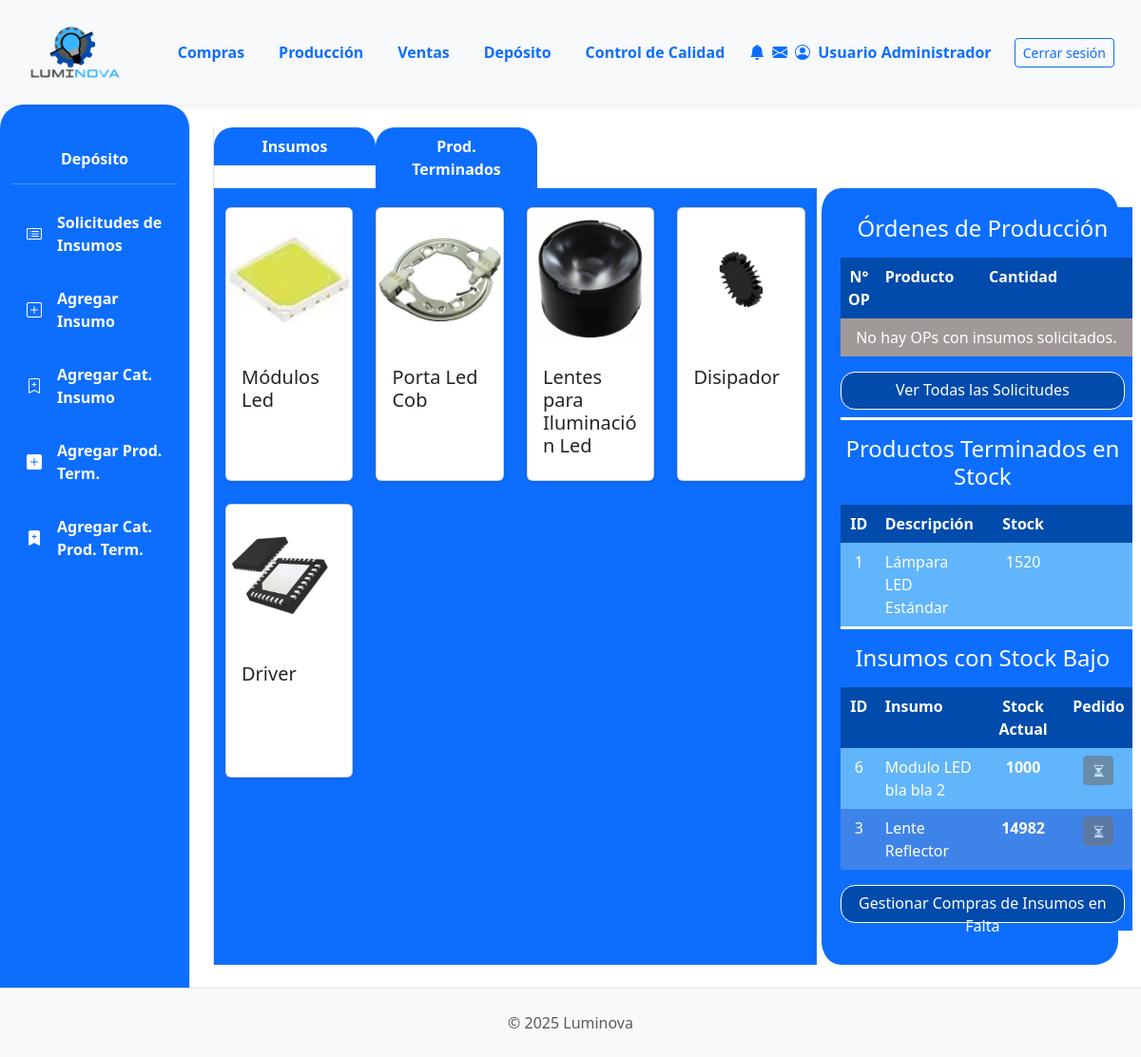
The page /deposito/ (signed in) on the database as committed earlier.
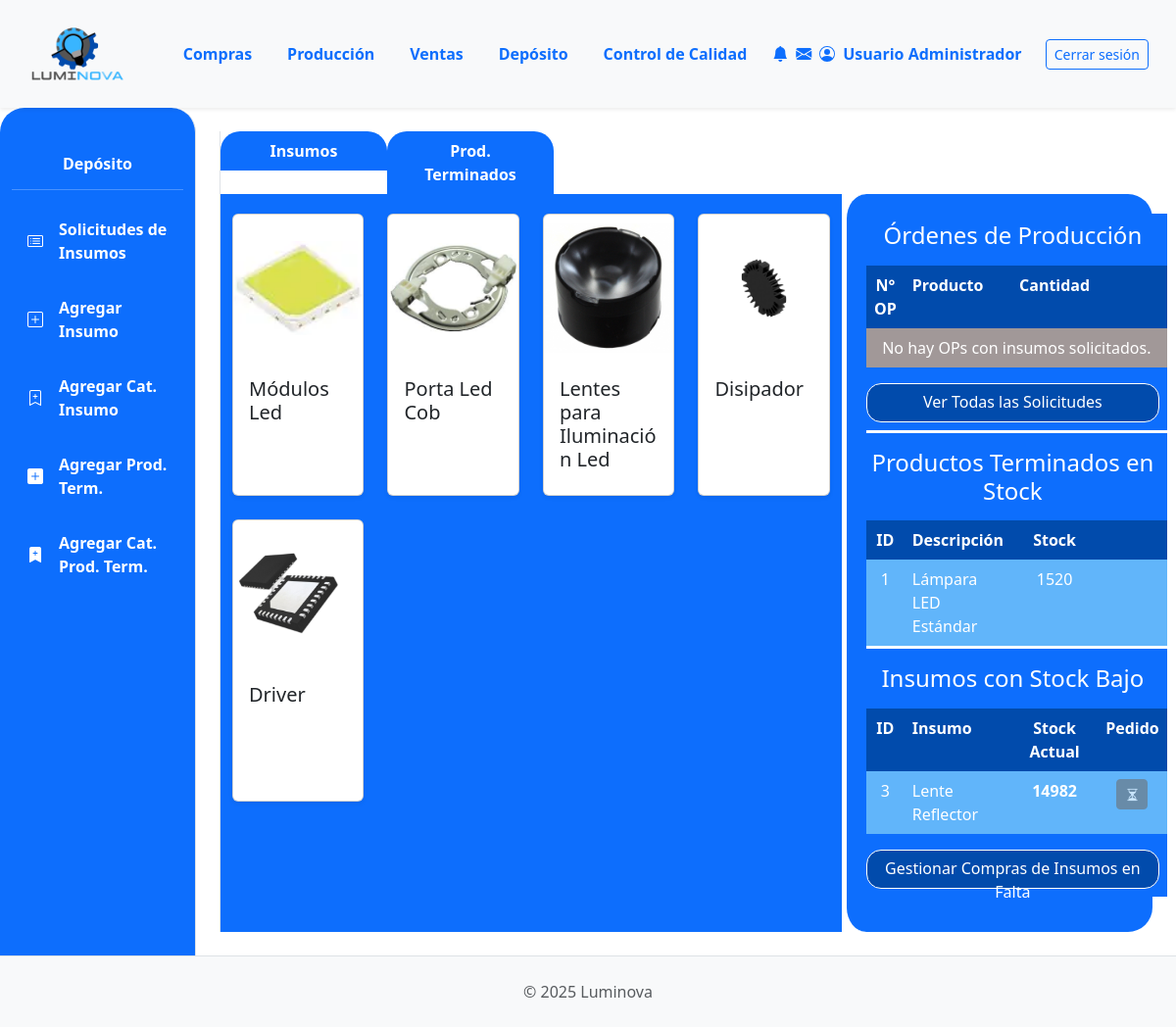
The same page on the database as committed later.
### App_LUMINOVA/models.py (models this page shows, shortened)
class CategoriaInsumo(models.Model):
    nombre = models.CharField(
        max_length=100, unique=True, verbose_name="Nombre Categoría Insumo"
    )  # Aumentado max_length
    imagen = models.ImageField(upload_to="categorias_insumos/", null=True, blank=True)
    class Meta:
        verbose_name = "Categoría de Insumo"
        verbose_name_plural = "Categorías de Insumos"

class ProductoTerminado(models.Model):
    descripcion = models.CharField(max_length=255)  # Aumentado max_length
    categoria = models.ForeignKey(
        CategoriaProductoTerminado,
        on_delete=models.PROTECT,
        related_name="productos_terminados",
    )
    precio_unitario = models.DecimalField(max_digits=10, decimal_places=2, default=0.00)
    stock = models.IntegerField(default=0)
    modelo = models.CharField(max_length=50, blank=True, null=True)
    potencia = models.IntegerField(blank=True, null=True)
    acabado = models.CharField(max_length=50, blank=True, null=True)
    color_luz = models.CharField(max_length=50, blank=True, null=True)
    material = models.CharField(max_length=50, blank=True, null=True)
    imagen = models.ImageField(null=True, blank=True, upload_to="productos_terminados/")

class Insumo(models.Model):
    descripcion = models.CharField(max_length=255)
    categoria = models.ForeignKey(
        CategoriaInsumo, on_delete=models.PROTECT, related_name="insumos"
    )
    fabricante = models.CharField(max_length=100, blank=True)
    fabricante = models.ForeignKey(
        Fabricante,
        on_delete=models.SET_NULL,  # O models.PROTECT si no quieres que se borre el insumo si se borra el fabricante
        null=True,
        blank=True,  # Permite insumos sin fabricante asignado o si es desconocido
        related_name="insumos_fabricados",
    )
    imagen = models.ImageField(null=True, blank=True, upload_to="insumos/")
    stock = models.IntegerField(default=0)
    cantidad_en_pedido = models.PositiveIntegerField(
    default=0,
    verbose_name="Cantidad en Pedido",
    blank=True,
    null=True # PERMITIR NULL EN LA BASE DE DATOS
)

### App_LUMINOVA/views.py (the view)
# urls.py: path('deposito/', deposito_view, name='deposito_view'),
@login_required
def deposito_view(request):
    logger.info("--- deposito_view: INICIO ---")
    categorias_I = CategoriaInsumo.objects.all()
    categorias_PT = CategoriaProductoTerminado.objects.all()
    ops_pendientes_deposito_list = OrdenProduccion.objects.none()
    ops_pendientes_deposito_count = 0
    try:
        estado_sol = EstadoOrden.objects.filter(nombre__iexact='Insumos Solicitados').first()
        if estado_sol:
            ops_pendientes_deposito_list = OrdenProduccion.objects.filter(
                estado_op=estado_sol
            ).select_related('producto_a_producir').order_by('fecha_solicitud')
            ops_pendientes_deposito_count = ops_pendientes_deposito_list.count()
            logger.info(f"Deposito_view (OPs): Encontradas {ops_pendientes_deposito_count} OPs pendientes (estado: '{estado_sol.nombre}').")
        else:
            messages.warning(request, "Configuración: El estado 'Insumos Solicitados' para OP no se encontró en la base de datos. La lista de OPs pendientes no se poblará.")
            logger.warning("Deposito_view (OPs): Estado 'Insumos Solicitados' NO encontrado.")
    except Exception as e_op: # Captura de excepción más genérica
        messages.error(request, f"Error al cargar OPs pendientes para depósito: {e_op}")
        logger.error(f"Deposito_view (OPs): Excepción al cargar OPs: {e_op}")
    productos_terminados_con_stock = ProductoTerminado.objects.filter(stock__gt=0).order_by('-stock', 'descripcion')
    logger.info(f"Deposito_view (PTs): Productos terminados con stock > 0 encontrados: {productos_terminados_con_stock.count()}")
    UMBRAL_STOCK_BAJO_INSUMOS = 15000
    insumos_con_stock_bajo = Insumo.objects.filter(stock__lt=UMBRAL_STOCK_BAJO_INSUMOS).order_by('stock', 'descripcion')
    logger.info(f"Deposito_view: Insumos con stock bajo (<{UMBRAL_STOCK_BAJO_INSUMOS}) encontrados: {insumos_con_stock_bajo.count()}")
    if insumos_con_stock_bajo.exists():
        for ins_debug in insumos_con_stock_bajo:
            logger.info(f"  -> Insumo bajo stock: {ins_debug.descripcion}, Stock: {ins_debug.stock}, ID: {ins_debug.id}")
    else:
        logger.info("  -> No se encontraron insumos con stock por debajo del umbral.")
    context = {
        'categorias_I': categorias_I,
        'categorias_PT': categorias_PT,
        'ops_pendientes_deposito_list': ops_pendientes_deposito_list,
        'ops_pendientes_deposito_count': ops_pendientes_deposito_count,
        'productos_terminados_en_stock_list': productos_terminados_con_stock,
        'insumos_con_stock_bajo_list': insumos_con_stock_bajo, # Esta es la lista clave
        'umbral_stock_bajo': UMBRAL_STOCK_BAJO_INSUMOS,
    }
    logger.info(f"Deposito_view: Contexto final - pt_stock_count={productos_terminados_con_stock.count()}, insumos_bajos_count={insumos_con_stock_bajo.count()}")
    return render(request, 'deposito/deposito.html', context)

### App_LUMINOVA/templates/deposito/deposito.html (shortened to what the changed rows need)
{% extends 'padre.html' %}
{% load static %}
{% load django_bootstrap5 %}
{% block content %}
<div class="row mx-auto border-start">
    <div class="col-md-8 bg-primary" style="padding-top: 20px; padding-bottom: 20px;">
        <div id="insumos-content" class="row row-cols-1 row-cols-sm-2 row-cols-md-3 row-cols-lg-4 g-4">
            {% for categoria in categorias_I %}
            {% if categoria %}
            <div class="col">
                <div class="card shadow-sm h-100">
                    <a href="{% url 'App_LUMINOVA:categoria_i_detail' categoria.id %}"
                        class="text-decoration-none text-dark d-flex flex-column h-100">
                        {% if categoria.imagen %}
                        <img src="{{categoria.imagen.url}}" class="card-img-top object-fit-contain"
                            alt="{{categoria.nombre}}" style="height: 150px;">
                        {% else %}
                        <img src="{% static 'img/placeholder.png' %}" class="card-img-top object-fit-contain"
                            alt="Imagen no disponible" style="height: 150px;">
                        {% endif %}
                        <div class="card-body d-flex flex-column">
                            <h5 class="card-title">{{categoria.nombre}}</h5>
                        </div>
                    </a>
                </div>
            </div>
            {% endif %}
            {% empty %}
            <p class="text-white">No hay categorías de insumos disponibles.</p>
            {% endfor %}
        </div>
    </div>
    <div class="col-md-4 bg-primary border-start border-5 border-white"
        style="margin-left: 0px; padding: 20px; border-radius: 25px;">
        <table class="table table-borderless text-white">
            <thead>
                <tr>
                    <th colspan="4" class="bg-primary text-white text-center" style="padding-left: 0px;">
                        <h4>Órdenes de Producción</h4>
                    </th>
                </tr>
            </thead>
            <tbody class="bg-white text-dark">
                <tr>
                    <th class="text-white text-center" style="background-color: #014BAC; width: 25%;">N° OP</th>
                    <th class="text-white" style="background-color: #014BAC; width: 50%;">Producto</th>
                    <th class="text-white text-center" style="background-color: #014BAC; width: 30%;">Cantidad</th>
                    <th class="text-white text-center" style="background-color: #014BAC; width: 30%;"></th>
                </tr>
            </tbody>
            <thead>
                <tr style="border-top: 3px solid white; margin-top: 3px;">
                    <th colspan="4" class="bg-primary text-white text-center pt-3" style="padding-left: 0px;">
                        <h4>Productos Terminados en Stock</h4>
                    </th>
                </tr>
            </thead>
            <tbody class="bg-white text-dark">
                <tr>
                    <th class="text-white text-center" style="background-color: #014BAC; width: 20%;">ID</th>
                    <th class="text-white" style="background-color: #014BAC; width: 50%;">Descripción</th>
                    <th class="text-white text-center" style="background-color: #014BAC; width: 30%;">Stock</th>
                    <th class="text-white text-center" style="background-color: #014BAC; width: 30%;"></th>
                </tr>
                {% for pt_stock in productos_terminados_en_stock_list %}
                <tr class="{% if forloop.counter|divisibleby:2 %}table-row-even{% else %}table-row-odd{% endif %}">
                    <td class="text-white text-center">{{ pt_stock.id }}</td>
                    <td class="text-white">
                        {% if pt_stock.categoria %}
                        <a href="{% url 'App_LUMINOVA:categoria_pt_detail' pt_stock.categoria.id %}"
                            class="text-white text-decoration-none"
                            title="Ver en categoría: {{ pt_stock.categoria.nombre }}">
                            {{ pt_stock.descripcion|truncatechars:20 }}
                        </a>
                        {% else %}
                        {{ pt_stock.descripcion|truncatechars:20 }}
                        {% endif %}
                    </td>
                    <td class="text-white text-center">{{ pt_stock.stock }}</td>
                    <td class="text-white text-center"></td>
                </tr>
                {% empty %}
                <tr>
                    <td colspan="4" class="text-white text-center" style="background-color: #A19898;">No hay productos
                        terminados con stock.</td>
                </tr>
                {% endfor %}
            </tbody>
            <thead>
                <tr style="border-top: 3px solid white;">
                    <th colspan="4" class="bg-primary text-white text-center pt-3   " style="padding-left: 0px;">
                        <h4>Insumos con Stock Bajo</h4>
                    </th>
                </tr>
            </thead>
            <tbody class="bg-white text-dark">
                <tr>
                    <th class="text-white text-center" style="background-color: #014BAC; width: 20%;">ID</th>
                    <th class="text-white" style="background-color: #014BAC; width: 45%;">Insumo</th>
                    <th class="text-white text-center" style="background-color: #014BAC; width: 20%;">Stock Actual</th>
                    <th class="text-white text-center" style="background-color: #014BAC; width: 15%;">Pedido</th>
                </tr>
                {% for insumo_bajo_stock_item in insumos_con_stock_bajo_list %}
                <tr class="{% if forloop.counter|divisibleby:2 %}table-row-even{% else %}table-row-odd{% endif %}">
                    <td class="text-white text-center">{{ insumo_bajo_stock_item.id }}</td>
                    <td class="text-white">{{ insumo_bajo_stock_item.descripcion|truncatechars:25 }}</td>
                    <td class="text-white text-center fw-bold text-danger">{{ insumo_bajo_stock_item.stock }}</td>
                    <td class="text-white text-center">
                        {% if insumo_bajo_stock_item.cantidad_en_pedido > 0 %}
                        <button class="btn btn-sm btn-secondary" disabled
                            title="Ya existe una OC o cantidad en pedido para este insumo. Revise Compras.">
                            <i class="bi bi-hourglass-split"></i>
                        </button>
                        {% else %}
                        <a href="{% url 'App_LUMINOVA:compras_seleccionar_proveedor_para_insumo' insumo_bajo_stock_item.id %}"
                            class="btn btn-sm btn-warning"
                            title="Gestionar Compra para {{ insumo_bajo_stock_item.descripcion }}">
                            <i class="bi bi-cart-plus-fill"></i>
                        </a>
                        {% endif %}
                    </td>
                </tr>
                {% empty %}
                <tr>
                    <td colspan="4" class="text-center text-white" style="background-color: #A19898;">
                        No hay insumos con stock bajo actualmente.
                    </td>
                </tr>
                {% endfor %}
            </tbody>
        </table>
    </div>
</div>
{% endblock %}

Rows that differ between the two databases and show on the page:
no longer on this page (row edited): Insumo: id "6", descripcion "Modulo LED bla bla 2", stock "1000", cantidad_en_pedido 14000 (drawn)
